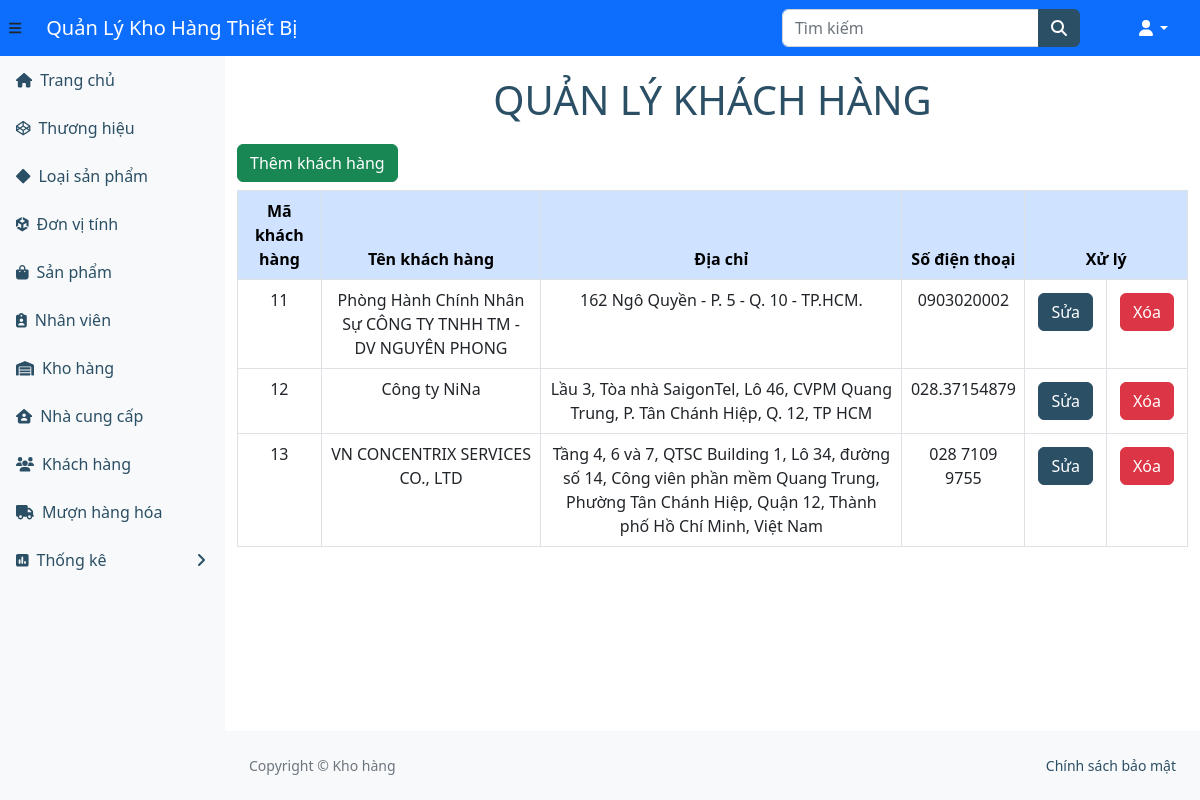
Page /ql-kho/khachhang.php (signed in) on the committed database.
### tables this page shows
CREATE TABLE `khachhang` (
  `makhachhang` int(11) NOT NULL,
  `tenkhachhang` varchar(255) DEFAULT NULL,
  `diachi` varchar(255) DEFAULT NULL,
  `dienthoai` varchar(255) DEFAULT NULL
);

### ql-kho/khachhang.php (the view)
<?php
include_once("header.php");
?>
<body>
    <h1 class="tieudeform">QUẢN LÝ KHÁCH HÀNG</h1>
    <a class='btn btn-success mb-2' href='themkhachhang.php'>Thêm khách hàng</a>
    <table class="table table-hover ">
        <thead class="table-primary">
            <tr>
                <th>Mã khách hàng</th>
                <th>Tên khách hàng</th>
                <th>Địa chỉ</th>
                <th>Số điện thoại</th>
                <th colspan="2">Xử lý</th>
            </tr>
        </thead>
        <?php
        include("ketnoi.php");
        $sql = "SELECT * FROM khachhang ORDER BY makhachhang ASC";
        $kq = $conn->query($sql) or die("Không thể xem khách hàng");
        while ($row = mysqli_fetch_array($kq)) {
            echo ("<tr>");
            $makhachhang = $row["makhachhang"];
            echo ("<td>" . $row["makhachhang"] . "</td>");
            echo ("<td>" . $row["tenkhachhang"] . "</td>");
            echo ("<td>" . $row["diachi"] . "</td>");
            echo ("<td>" . $row["dienthoai"] . "</td>");
            echo ("<td><a class='btn btn-primary' href='suakhachhang.php?mm=$makhachhang'>Sửa</a></td>");
            echo ("<td><a class='btn btn-danger' href='xoakhachhang.php?mm=$makhachhang'>Xóa</a></td>");
            echo ("</tr>");
        }
        ?>
    </table><br>
    <?php
    include("footer.php");
    ?>
</body>
</html>

### ql-kho/header.php (style rules this page uses)
h1.tieudeform { text-align: center; text-transform: uppercase; color: #2b4f65; margin: 20px; }
td, th { text-align: center; border: 1px solid #dee2e6; padding: 8px; }

### rows in the picture
khachhang: makhachhang "11", tenkhachhang "Phòng Hành Chính Nhân Sự CÔNG TY TNHH TM - DV NGUYÊN PHONG", diachi "162 Ngô Quyền - P. 5 - Q. 10 - TP.HCM.", dienthoai "0903020002"
khachhang: makhachhang "12", tenkhachhang "Công ty NiNa", diachi "Lầu 3, Tòa nhà SaigonTel, Lô 46, CVPM Quang Trung, P. Tân Chánh Hiệp, Q. 12, TP HCM", dienthoai "028.37154879"
khachhang: makhachhang "13", tenkhachhang "VN CONCENTRIX SERVICES CO., LTD", diachi "Tầng 4, 6 và 7, QTSC Building 1, Lô 34, đường số 14, Công viên phần mềm Quang Trung, Phường Tân Chánh Hiệp, Quận 12, Thành phố Hồ Chí Minh, Việt Nam", dienthoai "028 7109 9755"
